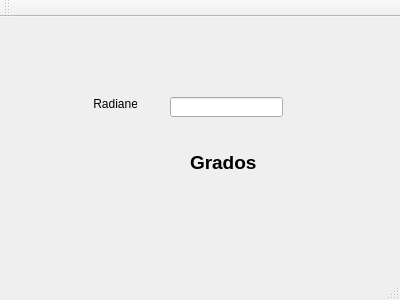
<?xml version="1.0" encoding="UTF-8"?>
<ui version="4.0">
 <class>MainWindow</class>
 <widget class="QMainWindow" name="MainWindow">
  <property name="geometry">
   <rect>
    <x>0</x>
    <y>0</y>
    <width>400</width>
    <height>300</height>
   </rect>
  </property>
  <property name="windowTitle">
   <string>MainWindow</string>
  </property>
  <widget class="QWidget" name="centralWidget">
   <widget class="QLineEdit" name="textRadianes">
    <property name="geometry">
     <rect>
      <x>170</x>
      <y>80</y>
      <width>113</width>
      <height>20</height>
     </rect>
    </property>
   </widget>
   <widget class="QLabel" name="labelRadianes">
    <property name="geometry">
     <rect>
      <x>90</x>
      <y>80</y>
      <width>47</width>
      <height>13</height>
     </rect>
    </property>
    <property name="text">
     <string> Radianes:</string>
    </property>
   </widget>
   <widget class="QLabel" name="labelGrados">
    <property name="geometry">
     <rect>
      <x>190</x>
      <y>130</y>
      <width>91</width>
      <height>31</height>
     </rect>
    </property>
    <property name="font">
     <font>
      <pointsize>14</pointsize>
      <weight>75</weight>
      <bold>true</bold>
     </font>
    </property>
    <property name="text">
     <string>Grados</string>
    </property>
   </widget>
  </widget>
  <widget class="QMenuBar" name="menuBar">
   <property name="geometry">
    <rect>
     <x>0</x>
     <y>0</y>
     <width>400</width>
     <height>21</height>
    </rect>
   </property>
  </widget>
  <widget class="QToolBar" name="mainToolBar">
   <attribute name="toolBarArea">
    <enum>TopToolBarArea</enum>
   </attribute>
   <attribute name="toolBarBreak">
    <bool>false</bool>
   </attribute>
  </widget>
  <widget class="QStatusBar" name="statusBar"/>
 </widget>
 <layoutdefault spacing="6" margin="11"/>
 <resources/>
 <connections/>
</ui>
